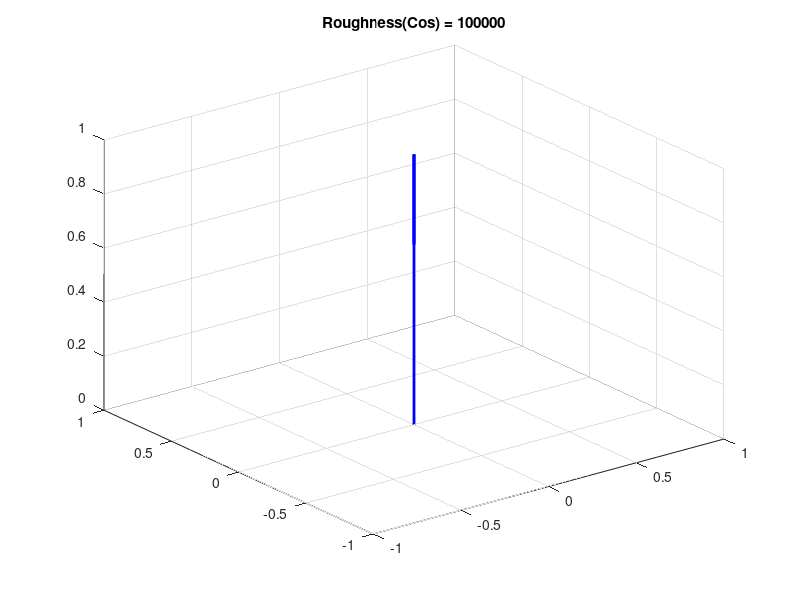

Write the MATLAB code that produced this figure. (Note: this script raises an error after producing the figure.)
v = [0,0,1];
figure
quiver3(0,0,0, v(1), v(2), v(3),  'b', 'LineWidth', 2, 'ShowArrowHead', 'on','AutoScaleFactor',1 )
xlim([-1,1])
ylim([-1,1])
zlim([0,1])
random_vector1 = [];
roughness = 100000
title ('Roughness(Cos) = 100000')
for i = 1: 100
    cos_theta = power_cosine_variate(roughness);
    random_vector = random_unit_vector(v, cos_theta);
    random_vector1 = [random_vector1; random_vector];
    hold on
    quiver3(0,0,0, random_vector(1), random_vector(2), random_vector(3), 'r','LineWidth', 0.1, 'AutoScaleFactor',1)
end


function cos_theta = power_cosine_variate(x)
    number = random('Uniform', 0, 1);
    indice = x + 1;
    exponente = 1.0 / indice;
    cos_theta = number.^exponente;
end

function random_vector = random_unit_vector(v, cos_theta)
    flag = false;
    p = 0.5;
    px = 0;
    py = 0;
    while (p > 0.25)
        a = random('Uniform', 0, 1)*2*pi;
        r = 0.5 * sqrt(random('Uniform', 0, 1));
        px = r * cos(a);
        py = r * sin(a);
        p = px*px + py*py;
    end
    if abs(v(1)) > abs(v(2))
        temp = v(1);
        v(1) = v(2);
        v(2) = temp;
        flag = true;
    end
    
    b = 1 - v(1)*v(1);
    radicando = 1 - cos_theta*cos_theta;
    radicando = radicando / (p * b);
    c = sqrt(radicando);
    px = px *c;
    py = py *c;
    d = cos_theta - v(1) * px;
    wx = v(1)*cos_theta - b * px;
    wy = v(2)*d + v(3) * py;
    wz = v(3)*d - v(2) * py;
    if flag
       temp1 = wy;
       wy = wx;
       wx = temp1;
    end
    random_vector = [wx, wy, wz]; 
end


